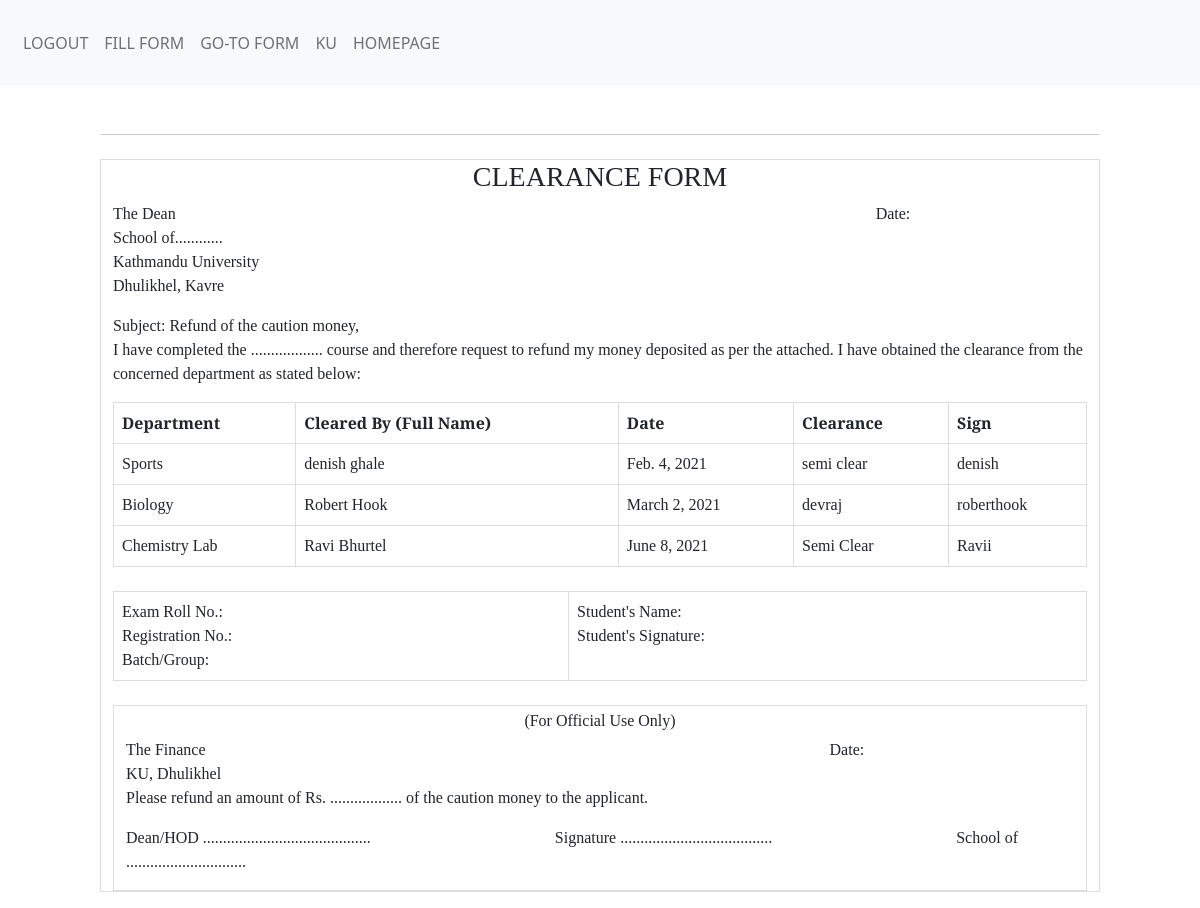
The page /form/list/ (signed in) on the database its author committed.
### form/models.py (models this page shows, shortened)
class clearanceModel(models.Model):
    user = models.ForeignKey(User, on_delete=models.CASCADE)
    department = models.CharField(max_length = 200)
    cleared_by = models.CharField(max_length=200)
    date = models.DateField(("Date"), default=datetime.date.today)
    clearance = models.CharField(max_length=200, choices=CLEARANCE_CHOICES, default='All Clear')
    sign = models.CharField(max_length = 200)

### form/views.py (the view)
# urls.py: path('list/', views.listView, name="list"),
@login_required(login_url='login')
def listView(request):
    log_user = request.user
    clearanceModels = clearanceModel.objects.filter(user=log_user)
    context = {
        'clearanceModels': clearanceModels
    }
    return render(request, 'formList.html', context)

### form/templates/formList.html (shortened to what this page needs)
{% extends 'base.html' %}
    {% block content %}
    <div class='container'>
    <h3>CLEARANCE FORM</h3>
        <p>
            The Dean &emsp; &emsp; &emsp; &emsp; &emsp; &emsp; &emsp; &emsp; &emsp; &emsp; &emsp; &emsp; &emsp; &emsp; &emsp; &emsp; &emsp; &emsp; &emsp; &emsp; &emsp; &emsp; &emsp; &emsp; &emsp; &emsp; &emsp; &emsp; &emsp; &emsp;&emsp; &emsp; &emsp; &emsp; &emsp;  Date:<br>
            School of............<br>
            Kathmandu University<br>
            Dhulikhel, Kavre
        </p>
        <p>
            Subject: Refund of the caution money,<br>
            I have completed the .................. course and therefore request to refund my money deposited as per the attached. I have obtained the clearance from the concerned department as stated below:
        </p>
            <table class='table1'>
                <tr>
                    <th>Department</th>
                    <th>Cleared By (Full Name)</th>
                    <th>Date</th>
                    <th>Clearance</th>
                    <th>Sign</th>
                </tr>
                {% for instance in clearanceModels %}
                    <tr>
                        <td>{{instance.department}}</td>
                        <td>{{instance.cleared_by}}</td>
                        <td>{{instance.date}}</td>
                        <td>{{instance.clearance}}</td>
                        <td>{{instance.sign}}</td>
                    </tr>
                {% endfor %}
            </table><br>
        <table class='table2'>
            <tr>
                <td>
                    Exam Roll No.:<br>
                    Registration No.:<br>
                    Batch/Group:
                </td>
                <td>
                    Student's Name:<br>
                    Student's Signature:<br>
                </td>
            </tr>
        </table>
        <br>
        <div class='container'>
            <h6>(For Official Use Only)</h6>
            <p>
                The Finance &emsp; &emsp; &emsp; &emsp; &emsp; &emsp; &emsp; &emsp; &emsp; &emsp; &emsp; &emsp; &emsp; &emsp; &emsp; &emsp; &emsp; &emsp; &emsp; &emsp; &emsp; &emsp; &emsp; &emsp; &emsp; &emsp; &emsp; &emsp; &emsp; &emsp; &emsp;  Date:<br>
                KU, Dhulikhel<br>
                Please refund an amount of Rs. .................. of the caution money to the applicant.<br>
            </p>
            <p>
                Dean/HOD ..........................................  &emsp; &emsp; &emsp; &emsp; &emsp; &emsp; &emsp; &emsp; &emsp;  Signature ...................................... &emsp; &emsp; &emsp; &emsp; &emsp; &emsp; &emsp; &emsp; &emsp;  School of ..............................
            </p>
        </div>
    </div>
    {% endblock %}

### form/static/css/style.css (style rules this page uses)
table.table1 { font-family: 'EB Garamond', serif; border-collapse: collapse; width: 100%; }
td, th { border: 1px solid #dddddd; text-align: left; padding: 8px; }
p { font-family: 'EB Garamond', serif; padding: 0px; }
table.table2 { font-family: 'EB Garamond', serif; border-collapse: collapse; width: 100%; }
.container { border: 1px solid #dddddd; }
h6 { padding-top: 5px; text-align: center; font-family: 'EB Garamond', serif; }
h3 { text-align: center; font-family: 'EB Garamond', serif; }

### rows shown on the page
clearanceModel: department "Sports", cleared_by "denish ghale", date "Feb. 4, 2021", clearance "semi clear", sign "denish"
clearanceModel: department "Biology", cleared_by "Robert Hook", date "March 2, 2021", clearance "devraj", sign "roberthook"
clearanceModel: department "Chemistry Lab", cleared_by "Ravi Bhurtel", date "June 8, 2021", clearance "Semi Clear", sign "Ravii"
